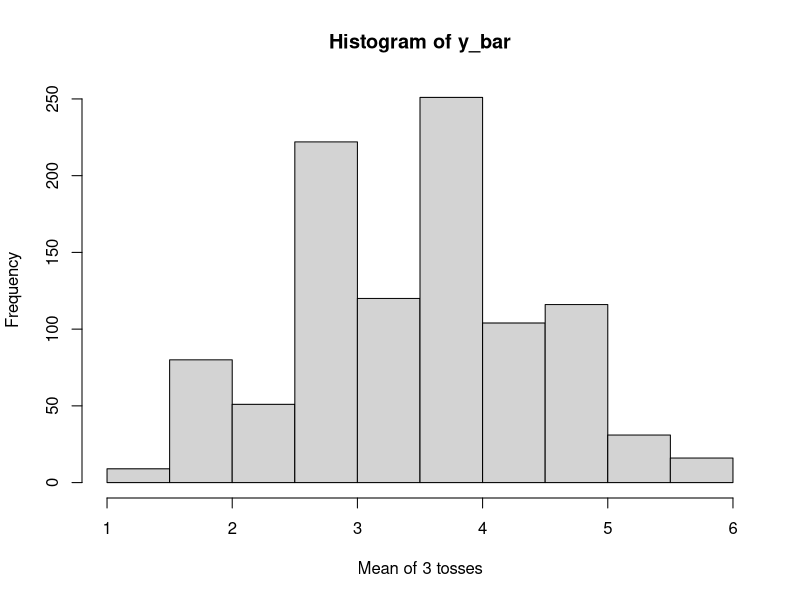

The R script that drew this image:
##### Simulations for Example 7.1 ###########
# toss the die 3 times and find the mean of 3 tosses. 
y1 = sample(c(1,2,3,4,5,6), size=1, replace = T) 
y1
y2 = sample(c(1,2,3,4,5,6), size=1, replace = T)
y2
y3 = sample(c(1,2,3,4,5,6), size=1, replace = T)
y3
y_bar = mean(c(y1,y2,y3)) 
y_bar

## Repeat the experiment above with N = 1000 times and oberserve the mean and sd of y_bar 
N=1000;

y1 = rep(0,N) ## create a vector size N with all values are 0 to store the results 
y2 = rep(0,N)
y3 = rep(0,N)
#y4 = rep(0,N)
#y5 = rep(0,N)
#y6 = rep(0,N)
#y7 = rep(0,N)
#y8 = rep(0,N)
#y9 = rep(0,N)
#y10 = rep(0,N)
#y11 = rep(0,N)
#y12 = rep(0,N)

y_bar=rep(0,N)

for (i in 1:N) { 
      y1[i] = sample(c(1,2,3,4,5,6), size=1, replace = T)   
      y2[i] = sample(c(1,2,3,4,5,6), size=1, replace = T)
      y3[i] = sample(c(1,2,3,4,5,6), size=1, replace = T)
      y_bar[i] = mean(c(y1[i],y2[i],y3[i]))
}
hist(y_bar,ylab = "Frequency",xlab = "Mean of 3 tosses")
summary(y_bar)
mean(y_bar)
sd(y_bar)
var(y_bar)



#y4[i] = sample(c(1,2,3,4,5,6), size=1, replace = T)
#y5[i] = sample(c(1,2,3,4,5,6), size=1, replace = T)
#y6[i] = sample(c(1,2,3,4,5,6), size=1, replace = T)
#y7[i] = sample(c(1,2,3,4,5,6), size=1, replace = T)
#y8[i] = sample(c(1,2,3,4,5,6), size=1, replace = T)
#y9[i] = sample(c(1,2,3,4,5,6), size=1, replace = T)
#y10[i] = sample(c(1,2,3,4,5,6), size=1, replace = T)
#y11[i] = sample(c(1,2,3,4,5,6), size=1, replace = T)
#y12[i] = sample(c(1,2,3,4,5,6), size=1, replace = T)
#y_bar[i] = mean(c(y1[i],y2[i],y3[i],y4[i],y5[i],y6[i],y7[i],y8[i],y9[i],y10[i],y11[i],y12[i]))
